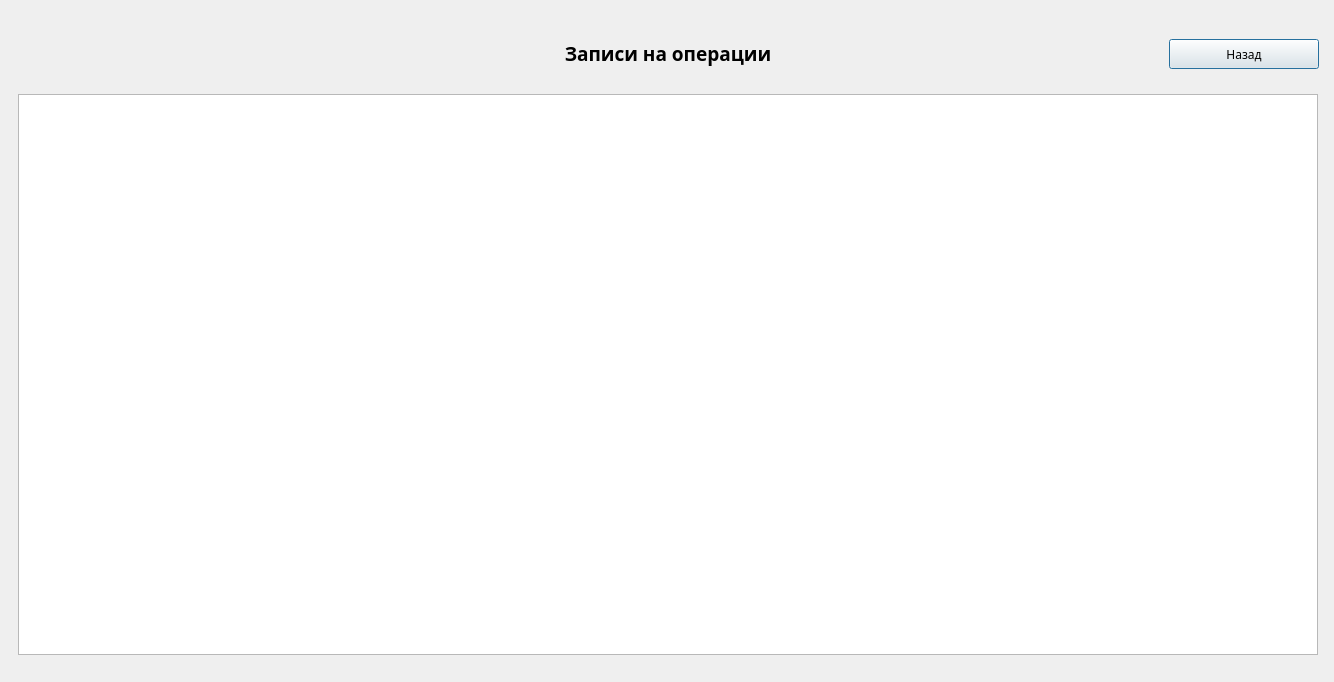
<?xml version="1.0" encoding="UTF-8"?>
<ui version="4.0">
 <class>recordingforsurgery</class>
 <widget class="QDialog" name="recordingforsurgery">
  <property name="geometry">
   <rect>
    <x>0</x>
    <y>0</y>
    <width>1334</width>
    <height>682</height>
   </rect>
  </property>
  <property name="minimumSize">
   <size>
    <width>0</width>
    <height>0</height>
   </size>
  </property>
  <property name="maximumSize">
   <size>
    <width>5000</width>
    <height>16777215</height>
   </size>
  </property>
  <property name="font">
   <font>
    <family>Gargi</family>
   </font>
  </property>
  <property name="windowTitle">
   <string>Записи на операции</string>
  </property>
  <widget class="QWidget" name="widget" native="true">
   <property name="geometry">
    <rect>
     <x>9</x>
     <y>9</y>
     <width>1311</width>
     <height>664</height>
    </rect>
   </property>
   <property name="minimumSize">
    <size>
     <width>1300</width>
     <height>0</height>
    </size>
   </property>
   <widget class="QLabel" name="lbFio_4">
    <property name="geometry">
     <rect>
      <x>9</x>
      <y>9</y>
      <width>1300</width>
      <height>70</height>
     </rect>
    </property>
    <property name="minimumSize">
     <size>
      <width>1300</width>
      <height>70</height>
     </size>
    </property>
    <property name="maximumSize">
     <size>
      <width>650</width>
      <height>100</height>
     </size>
    </property>
    <property name="font">
     <font>
      <family>Gargi</family>
      <pointsize>14</pointsize>
      <weight>75</weight>
      <bold>true</bold>
     </font>
    </property>
    <property name="text">
     <string>Записи на операции</string>
    </property>
    <property name="alignment">
     <set>Qt::AlignCenter</set>
    </property>
   </widget>
   <widget class="QTableWidget" name="twRecordingForSurgery">
    <property name="geometry">
     <rect>
      <x>9</x>
      <y>85</y>
      <width>1300</width>
      <height>561</height>
     </rect>
    </property>
    <property name="minimumSize">
     <size>
      <width>1300</width>
      <height>0</height>
     </size>
    </property>
    <property name="maximumSize">
     <size>
      <width>1500</width>
      <height>600</height>
     </size>
    </property>
   </widget>
   <widget class="QPushButton" name="btnBack">
    <property name="geometry">
     <rect>
      <x>1160</x>
      <y>30</y>
      <width>150</width>
      <height>30</height>
     </rect>
    </property>
    <property name="minimumSize">
     <size>
      <width>150</width>
      <height>30</height>
     </size>
    </property>
    <property name="maximumSize">
     <size>
      <width>150</width>
      <height>30</height>
     </size>
    </property>
    <property name="text">
     <string>Назад</string>
    </property>
   </widget>
  </widget>
 </widget>
 <resources/>
 <connections/>
</ui>
